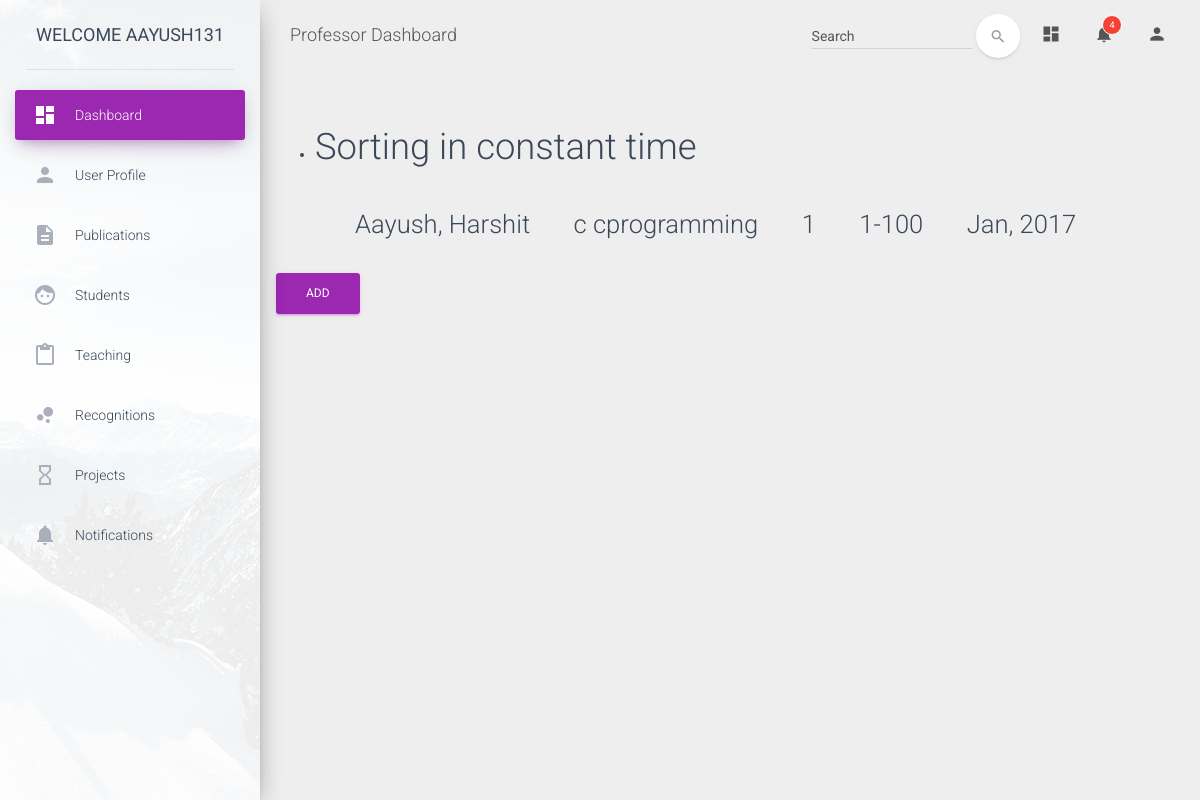
Before: /test/publication/ (signed in) with the older database file.
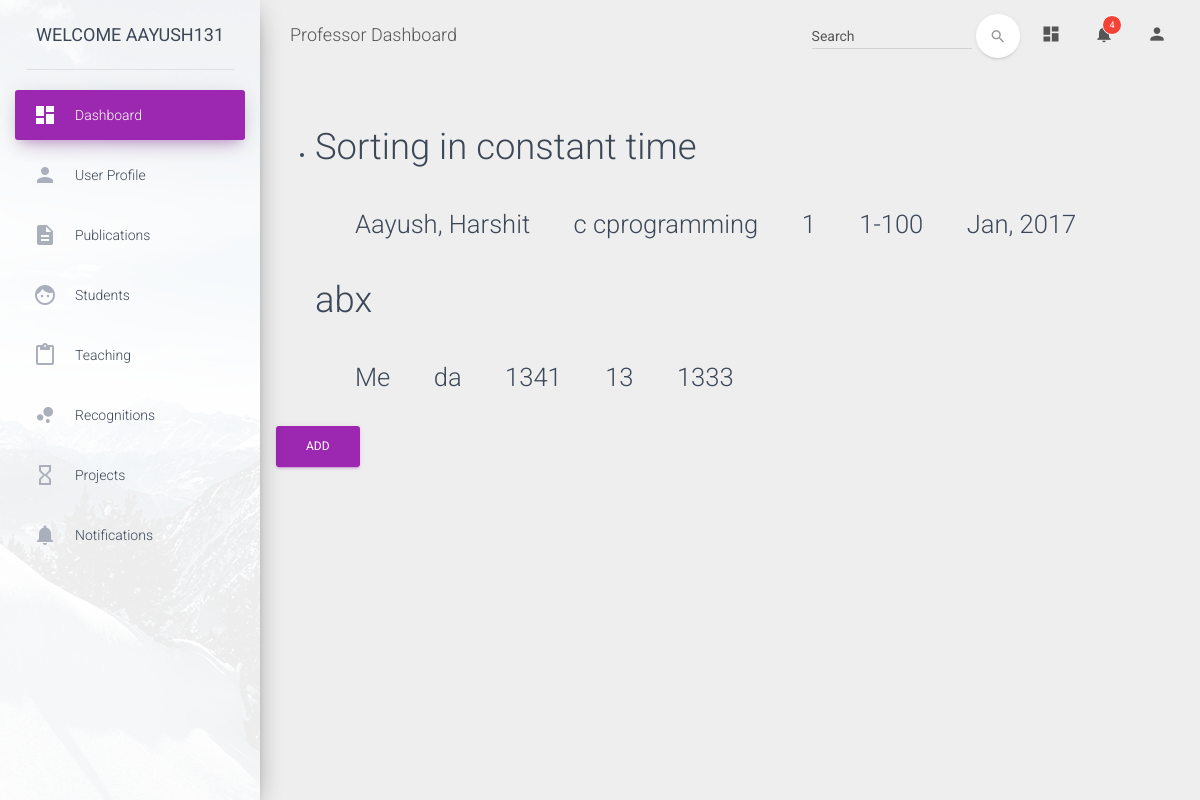
After: the same page with the newer database file.
### details/models.py (models this page shows)
class PublicationDetails(models.Model):
    username = models.ForeignKey(User, on_delete=models.CASCADE)
    Authors = models.CharField(max_length=255)
    title=models.CharField(max_length=255)
    journal = models.CharField(max_length=255)
    journal_volume = models.CharField(max_length=255)
    page_no = models.CharField(max_length=255)
    publish_date = models.CharField(max_length=255)

### details/views.py (the view)
@login_required
def Publication(request):
    user_name = request.user.username
    try:
        users = PublicationDetails.objects.filter(username__username=user_name)
    except ObjectDoesNotExist:
        return redirect('/test/publication/create')
    context={
        'users':users,
    }
    return render(request, 'publication.html', context)

### details/templates/publication.html (shortened to what this page needs)
{% extends "dashboard.html" %}
{% block content %}
<ul>
<li>{% for sub in users %}
  <h2>{{sub.title}}</h2>
  <h3 id="tab">{{sub.Authors}}</h3>
  <h3 id="tab">{{sub.journal}}</h3>
  <h3 id="tab">{{sub.journal_volume}}</h3>
  <h3 id="tab">{{sub.page_no}}</h3>
  <h3 id="tab">{{sub.publish_date}}</h3>
  {% endfor %}
</li>
</ul>
  <a href = "{% url 'details:publication' %}add">
    <button type="button" class="btn btn-primary" name="button">Add</button>
  </a>
{% endblock %}

### templates/dashboard.html (shortened to what this page needs)
<!doctype html>
<html lang="en">
<head>
    {% load staticfiles %}
    <link href="{% static "dashboard/assets/css/bootstrap.min.css" %}" rel="stylesheet" />
    <link href="{% static "dashboard/assets/css/material-dashboard.css" %}" rel="stylesheet" />
    <link href="http://maxcdn.bootstrapcdn.com/font-awesome/latest/css/font-awesome.min.css" rel="stylesheet">
</head>
<body>
    <div class="wrapper">
        <div class="sidebar" data-color="purple" data-image="{% static "dashboard/assets/img/sidebar-1.jpg" %}">
            <div class="logo">
                <a href="/" class="simple-text">
                    Welcome {{request.user.username}}
                </a>
            </div>
            <div class="sidebar-wrapper">
                <ul class="nav">
                    <li class="active">
                        <a href="dashboard.html">
                            <i class="material-icons">dashboard</i>
                            <p>Dashboard</p>
                        </a>
                    </li>
                    <li>
                        <a href="/test/about_me">
                            <i class="material-icons">person</i>
                            <p>User Profile</p>
                        </a>
                    </li>
                    <li>
                        <a href="/test/publication">
                          <i class="material-icons">description</i>
                            <p>Publications</p>
                        </a>
                    </li>
                    <li>
                        <a href="/test/students">
                            <i class="material-icons">face</i>
                            <p>Students</p>
                        </a>
                    </li>
                    <li>
                        <a href="/test/teaching">
                            <i class="material-icons">content_paste</i>
                            <p>Teaching</p>
                        </a>
                    </li>
                    <li>
                        <a href="/test/recognition">
                            <i class="material-icons">bubble_chart</i>
                            <p>Recognitions</p>
                        </a>
                    </li>
                    <li>
                        <a href="/test/project">
                            <i class="material-icons">hourglass_empty</i>
                            <p>Projects</p>
                        </a>
                    </li>
                    <li>
                        <a href="/test/notifications">
                            <i class="material-icons text-gray">notifications</i>
                            <p>Notifications</p>
                        </a>
                    </li>
                </ul>
            </div>
        </div>
        <div class="main-panel">
            <nav class="navbar navbar-transparent navbar-absolute">
                <div class="container-fluid">
                    <div class="navbar-header">
                        <a class="navbar-brand" href="google.com"> Professor Dashboard </a>
                    </div>
                    <div class="collapse navbar-collapse">
                        <ul class="nav navbar-nav navbar-right">
                            <li>
                                <a href="#pablo" class="dropdown-toggle" data-toggle="dropdown">
                                    <i class="material-icons">dashboard</i>
                                </a>
                            </li>
                            <li class="dropdown">
                                <a href="#" class="dropdown-toggle" data-toggle="dropdown">
                                    <i class="material-icons">notifications</i>
                                    <span class="notification">4</span>
                                </a>
                            </li>
                            <li>
                                <a href="#pablo" class="dropdown-toggle" data-toggle="dropdown">
                                    <i class="material-icons">person</i>
                                </a>
                            </li>
                        </ul>
                        <form class="navbar-form navbar-right" role="search">
                            <div class="form-group  is-empty">
                                <input type="text" class="form-control" placeholder="Search">
                            </div>
                            <button type="submit" class="btn btn-white btn-round btn-just-icon">
                                <i class="material-icons">search</i>
                                <div class="ripple-container"></div>
                            </button>
                        </form>
                    </div>
                </div>
            </nav>
            <div class="content">
              {% block content %}
              {% endblock %}
            </div>
        </div>
    </div>
</body>
</html>

### details/templates/publication.html (style rules this page uses)
#tab { display:inline-block; margin-left: 40px; }

Changed rows visible on the page:
added PublicationDetails: title "abx", Authors "Me", journal "da", journal_volume "1341", page_no "13", publish_date "1333"
